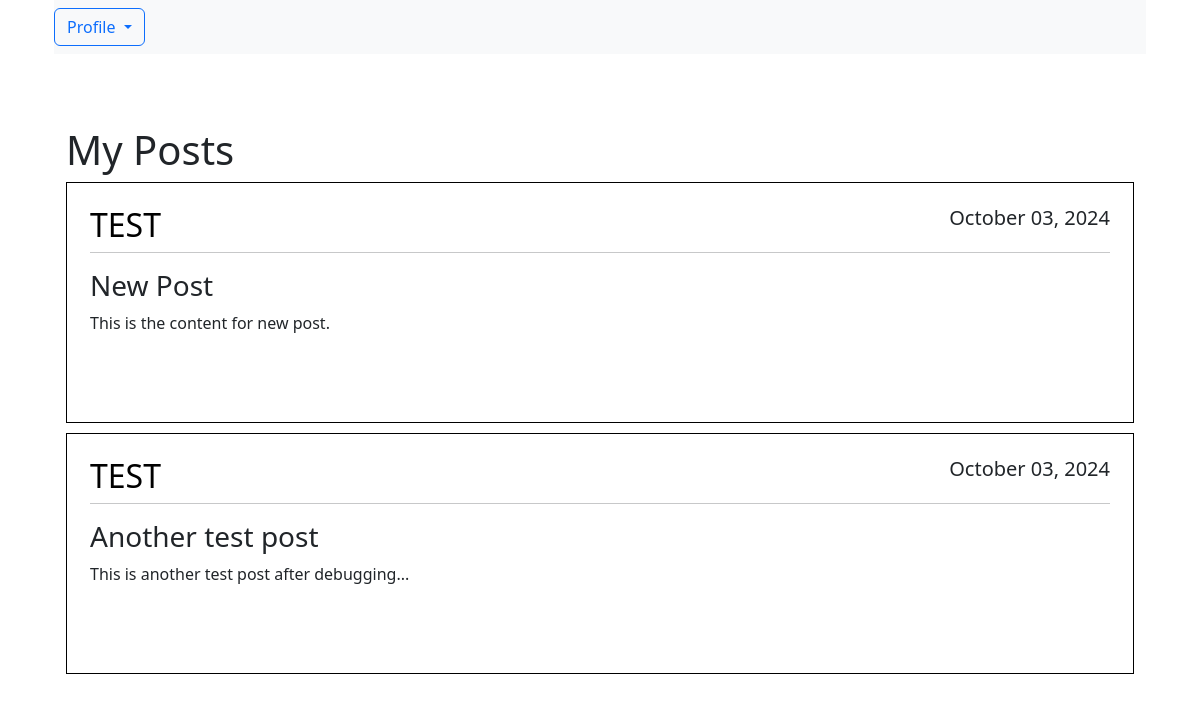
The page /mypost/ (signed in) on the database its author committed.
### blog/models.py (models this page shows, shortened)
class Posts(models.Model):
    title = models.CharField(max_length=100)
    content = models.TextField()
    date_posted = models.DateTimeField(default=timezone.now)
    author = models.ForeignKey(User, on_delete=models.CASCADE)

### blog/views.py (the view)
# urls.py: path("mypost/", views.my_post),
def my_post(request):
    context = {
        'posts': Posts.objects.filter(author = request.user)
    }
    return render(request, 'blog/my_post.html', context)

### blog/templates/blog/my_post.html (shortened to what this page needs)
{% extends 'blog/index.html' %}
{% block content %}
{% load static %}
<div class="container custom-container">
    <nav class="navbar navbar-expand-lg navbar-light bg-light w-100">
        <div class="collapse navbar-collapse" id="navbarSupportedContent">
            <form class="form-inline my-2 my-lg-0">
                <div class="dropdown">
                    <button class="btn btn-outline-primary dropdown-toggle" type="button" id="dropdownMenuButton"
                        data-bs-toggle="dropdown" aria-haspopup="true" aria-expanded="false">
                        Profile
                    </button>
                </div>
            </form>
        </div>
    </nav>
    <br><br>
    <br>
    <div class="container custom-container post-div">
        <h1>My Posts </h1>
        {% for post in posts %}
        <article class="media content-section">
            <div class="media-body media-div">
                <div class="article-metadata">
                    <h2 class="text-uppercase media-title">{{ post.author }}</h2>
                    <h5 class="media-date">{{ post.date_posted|date:"F d, Y" }}</h5>
                    <hr class="line" />
                </div>
                <h3>{{ post.title }}</h3>
                <p class="article-content">{{ post.content }}</p>
                <br><br>
            </div>
        </article>
        {% endfor %}
    </div>
</div>
{% endblock %}

### blog/static/css/styles.css (style rules this page uses)
.custom-container { max-width: 1450px; }
.post-div { max-width: 1350px; }
.media-div { border: 1px solid black; padding: 23px; margin-bottom: 10px; }
.media-title { text-align: left; float: left; color: #000000; }
.media-date { text-align: right; float: right; }
.line { clear: both; }

### rows shown on the page
Posts: author "TEST", date_posted "October 03, 2024", title "New Post", content "This is the content for new post."
Posts: author "TEST", date_posted "October 03, 2024", title "Another test post", content "This is another test post after debugging..."
